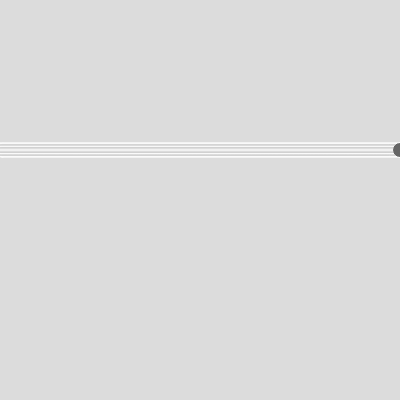
Frame 1 (no input)
Frame 60 (no input): identical to frame 1, image omitted
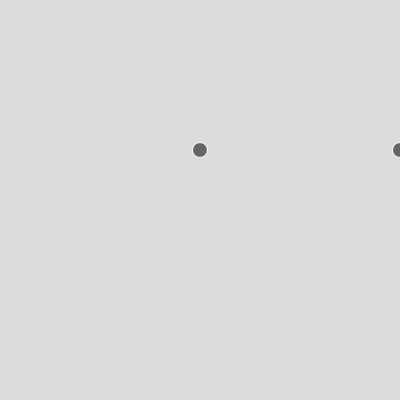
Frame 120 (the mouse pressed at the canvas centre since frame 60)

The p5.js sketch that drew these frames (run headless with seeded random() and noise() and a simulated clock; from frame 60 on, the mouse is pressed at the canvas centre):

// p5.js sketch
// ── sketch.js
let x = 0;

function setup() {
  createCanvas(400, 400);
}

function draw() {
  background(220);
  x=0;
  while ( x < width){
    if (mouseX < 1){
      x = x + 1;
    } else{
      x= x + mouseX;
    }
    fill(101);
    stroke(255);
    ellipse(x,150,15,15);
  }
}
